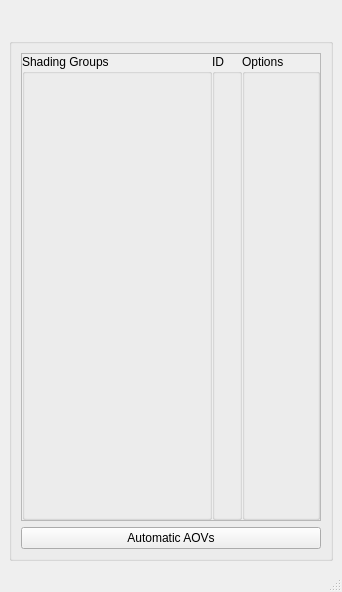
<?xml version="1.0" encoding="UTF-8"?>
<ui version="4.0">
 <class>materialIdManagerWin</class>
 <widget class="QMainWindow" name="materialIdManagerWin">
  <property name="geometry">
   <rect>
    <x>0</x>
    <y>0</y>
    <width>342</width>
    <height>592</height>
   </rect>
  </property>
  <property name="maximumSize">
   <size>
    <width>450</width>
    <height>16777215</height>
   </size>
  </property>
  <property name="windowTitle">
   <string>Material ID Manager</string>
  </property>
  <widget class="QWidget" name="centralwidget">
   <layout class="QGridLayout" name="gridLayout">
    <item row="1" column="0">
     <layout class="QVBoxLayout" name="verticalLayout">
      <item>
       <layout class="QHBoxLayout" name="titleLayout">
        <property name="spacing">
         <number>0</number>
        </property>
        <property name="rightMargin">
         <number>0</number>
        </property>
        <item>
         <widget class="QLabel" name="mainIcon">
          <property name="sizePolicy">
           <sizepolicy hsizetype="Preferred" vsizetype="Fixed">
            <horstretch>0</horstretch>
            <verstretch>0</verstretch>
           </sizepolicy>
          </property>
          <property name="text">
           <string/>
          </property>
          <property name="pixmap">
           <pixmap>../icons/arMaterialIdManager.png</pixmap>
          </property>
         </widget>
        </item>
        <item>
         <widget class="QPushButton" name="refreshBtn">
          <property name="minimumSize">
           <size>
            <width>23</width>
            <height>23</height>
           </size>
          </property>
          <property name="maximumSize">
           <size>
            <width>23</width>
            <height>23</height>
           </size>
          </property>
          <property name="text">
           <string/>
          </property>
          <property name="icon">
           <iconset>
            <normaloff>../icons/refresh.png</normaloff>../icons/refresh.png</iconset>
          </property>
          <property name="flat">
           <bool>true</bool>
          </property>
         </widget>
        </item>
       </layout>
      </item>
      <item>
       <widget class="QGroupBox" name="mainGroup">
        <property name="title">
         <string/>
        </property>
        <layout class="QGridLayout" name="gridLayout_2">
         <item row="2" column="0">
          <layout class="QHBoxLayout" name="mainLayout">
           <item>
            <widget class="QScrollArea" name="scrollArea">
             <property name="minimumSize">
              <size>
               <width>300</width>
               <height>0</height>
              </size>
             </property>
             <property name="maximumSize">
              <size>
               <width>450</width>
               <height>16777215</height>
              </size>
             </property>
             <property name="frameShadow">
              <enum>QFrame::Raised</enum>
             </property>
             <property name="lineWidth">
              <number>0</number>
             </property>
             <property name="widgetResizable">
              <bool>true</bool>
             </property>
             <widget class="QWidget" name="scrollAreaWidgetContents">
              <property name="geometry">
               <rect>
                <x>0</x>
                <y>0</y>
                <width>298</width>
                <height>462</height>
               </rect>
              </property>
              <property name="autoFillBackground">
               <bool>true</bool>
              </property>
              <layout class="QGridLayout" name="gridLayout_6">
               <property name="margin">
                <number>0</number>
               </property>
               <property name="spacing">
                <number>0</number>
               </property>
               <item row="0" column="0">
                <widget class="QGroupBox" name="SG">
                 <property name="sizePolicy">
                  <sizepolicy hsizetype="Preferred" vsizetype="Preferred">
                   <horstretch>0</horstretch>
                   <verstretch>0</verstretch>
                  </sizepolicy>
                 </property>
                 <property name="minimumSize">
                  <size>
                   <width>100</width>
                   <height>0</height>
                  </size>
                 </property>
                 <property name="maximumSize">
                  <size>
                   <width>300</width>
                   <height>16777215</height>
                  </size>
                 </property>
                 <property name="title">
                  <string>Shading Groups</string>
                 </property>
                 <layout class="QGridLayout" name="gridLayout_3">
                  <property name="leftMargin">
                   <number>0</number>
                  </property>
                  <property name="topMargin">
                   <number>10</number>
                  </property>
                  <property name="rightMargin">
                   <number>0</number>
                  </property>
                  <property name="bottomMargin">
                   <number>5</number>
                  </property>
                  <property name="horizontalSpacing">
                   <number>6</number>
                  </property>
                  <item row="0" column="0">
                   <layout class="QVBoxLayout" name="SGvertical">
                    <property name="spacing">
                     <number>0</number>
                    </property>
                    <property name="leftMargin">
                     <number>0</number>
                    </property>
                   </layout>
                  </item>
                 </layout>
                </widget>
               </item>
               <item row="0" column="1">
                <widget class="QGroupBox" name="ID">
                 <property name="sizePolicy">
                  <sizepolicy hsizetype="Fixed" vsizetype="Preferred">
                   <horstretch>0</horstretch>
                   <verstretch>0</verstretch>
                  </sizepolicy>
                 </property>
                 <property name="minimumSize">
                  <size>
                   <width>30</width>
                   <height>0</height>
                  </size>
                 </property>
                 <property name="maximumSize">
                  <size>
                   <width>30</width>
                   <height>16777215</height>
                  </size>
                 </property>
                 <property name="title">
                  <string>ID</string>
                 </property>
                 <layout class="QGridLayout" name="gridLayout_4">
                  <property name="leftMargin">
                   <number>0</number>
                  </property>
                  <property name="topMargin">
                   <number>10</number>
                  </property>
                  <property name="rightMargin">
                   <number>0</number>
                  </property>
                  <property name="bottomMargin">
                   <number>5</number>
                  </property>
                  <property name="horizontalSpacing">
                   <number>6</number>
                  </property>
                  <item row="0" column="0">
                   <layout class="QVBoxLayout" name="IDvertical">
                    <property name="spacing">
                     <number>0</number>
                    </property>
                   </layout>
                  </item>
                 </layout>
                </widget>
               </item>
               <item row="0" column="2">
                <widget class="QGroupBox" name="Options">
                 <property name="sizePolicy">
                  <sizepolicy hsizetype="Fixed" vsizetype="Preferred">
                   <horstretch>0</horstretch>
                   <verstretch>0</verstretch>
                  </sizepolicy>
                 </property>
                 <property name="maximumSize">
                  <size>
                   <width>78</width>
                   <height>16777215</height>
                  </size>
                 </property>
                 <property name="title">
                  <string>Options</string>
                 </property>
                 <layout class="QGridLayout" name="gridLayout_5">
                  <property name="leftMargin">
                   <number>0</number>
                  </property>
                  <property name="topMargin">
                   <number>10</number>
                  </property>
                  <property name="rightMargin">
                   <number>0</number>
                  </property>
                  <property name="bottomMargin">
                   <number>5</number>
                  </property>
                  <property name="horizontalSpacing">
                   <number>6</number>
                  </property>
                  <item row="0" column="0">
                   <layout class="QVBoxLayout" name="OptionsVertical">
                    <property name="spacing">
                     <number>0</number>
                    </property>
                   </layout>
                  </item>
                 </layout>
                </widget>
               </item>
              </layout>
             </widget>
            </widget>
           </item>
          </layout>
         </item>
         <item row="3" column="0">
          <widget class="QPushButton" name="autoAovs">
           <property name="text">
            <string>Automatic AOVs</string>
           </property>
          </widget>
         </item>
        </layout>
       </widget>
      </item>
     </layout>
    </item>
   </layout>
  </widget>
  <widget class="QStatusBar" name="statusbar"/>
 </widget>
 <resources/>
 <connections/>
</ui>
